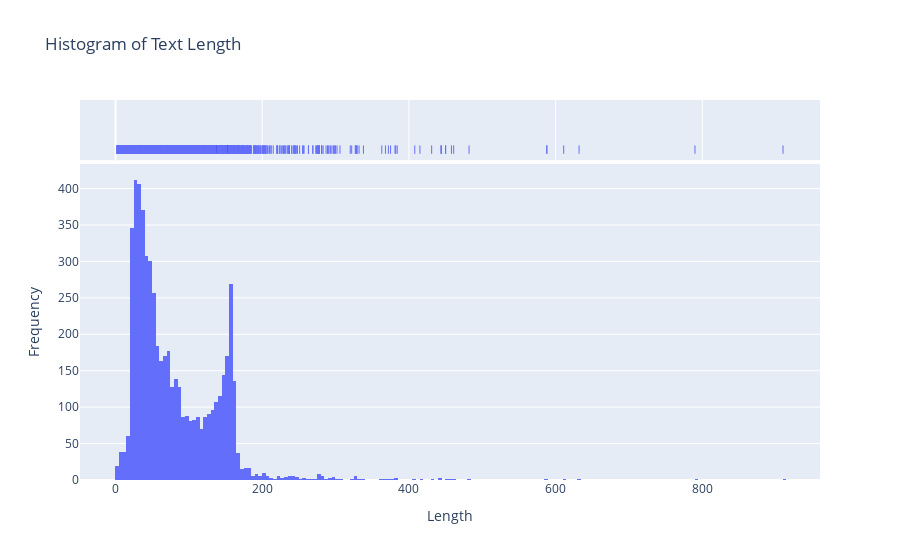

Here is the notebook cell this chart was saved with:
### Code cell
df['Length']=df['Text'].apply(len)
display(df.head())


import plotly.express as px
fig = px.histogram(df, x='Length', marginal='rug',
                   title='Histogram of Text Length')
fig.update_layout(
    xaxis_title='Length',
    yaxis_title='Frequency',
    showlegend=True)

### Figure 1 — Plotly figure (JSON) as saved in the notebook; plotly's stock layout.template omitted (floating-point values rounded to 4 significant figures; data arrays with more than 128 entries replaced by an {"elided": "..."} marker saying what was removed)
{"data": [{"alignmentgroup": "True", "bingroup": "x", "hovertemplate": "Length=%{x}<br>count=%{y}<extra></extra>", "legendgroup": "", "marker": {"color": "#636efa", "pattern": {"shape": ""}}, "name": "", "offsetgroup": "", "orientation": "v", "showlegend": false, "type": "histogram", "x": {"elided": "5572 int values"}, "xaxis": "x", "yaxis": "y"}, {"alignmentgroup": "True", "boxpoints": "all", "fillcolor": "rgba(255,255,255,0)", "hoveron": "points", "hovertemplate": "Length=%{x}<extra></extra>", "jitter": 0, "legendgroup": "", "line": {"color": "rgba(255,255,255,0)"}, "marker": {"color": "#636efa", "symbol": "line-ns-open"}, "name": "", "offsetgroup": "", "showlegend": false, "type": "box", "x": {"elided": "5572 int values"}, "xaxis": "x2", "yaxis": "y2"}], "layout": {"autosize": true, "barmode": "relative", "legend": {"tracegroupgap": 0}, "showlegend": true, "title": {"text": "Histogram of Text Length"}, "xaxis": {"anchor": "y", "autorange": true, "domain": [0, 1], "range": [-48.44, 960.4], "title": {"text": "Length"}, "type": "linear"}, "xaxis2": {"anchor": "y2", "autorange": true, "domain": [0, 1], "matches": "x", "range": [-48.44, 960.4], "showgrid": true, "showticklabels": false, "type": "linear"}, "yaxis": {"anchor": "x", "autorange": true, "domain": [0, 0.8316], "range": [0, 433.7], "title": {"text": "Frequency"}}, "yaxis2": {"anchor": "x2", "autorange": true, "domain": [0.8416, 1], "matches": "y2", "range": [-0.6176, 0.5], "showgrid": false, "showline": false, "showticklabels": false, "ticks": "", "type": "category"}}}
